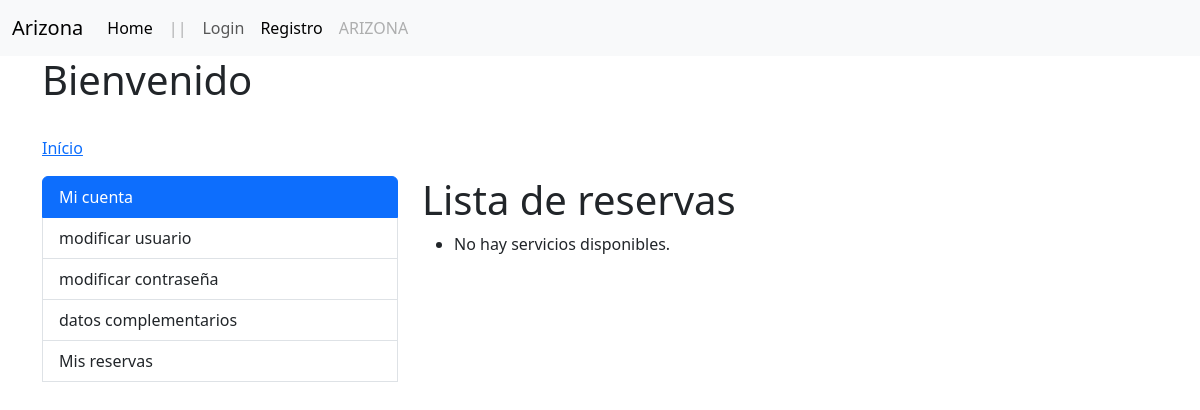
/clientes/reservas/, run on an earlier commit of the app's database.
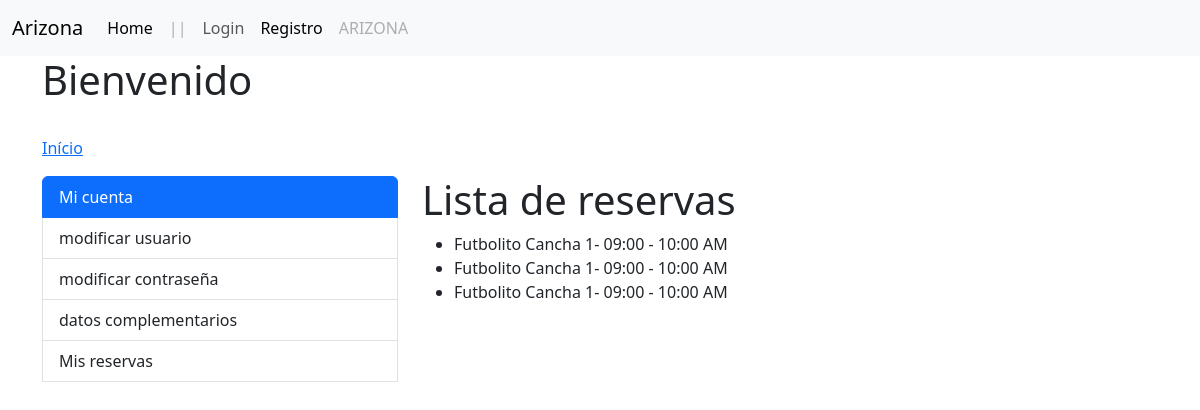
And on a later commit of the database.
### client/models.py (models this page shows, shortened)
class Reserva(models.Model):
    cliente = models.ForeignKey(Cliente, on_delete=models.CASCADE)
    agenda = models.ForeignKey(Agenda, on_delete=models.CASCADE)
    dia = models.DateField()
    confirmada = models.BooleanField(default=False)
    class Meta:
        unique_together = ('agenda', 'cliente', 'dia')

### services/models.py (models this page shows)
class Agenda(models.Model):
    cancha = models.ForeignKey(Cancha, on_delete=models.CASCADE)
    horario = models.ForeignKey(Horario, on_delete=models.CASCADE)
    disponible = models.BooleanField(default=True)
    def __str__(self):
        return f'{self.cancha.tipo} {self.cancha }- {self.horario}'
    class Meta:
        verbose_name = _('Agenda')
        verbose_name_plural = _('Agendas')
        unique_together = ('cancha', 'horario')

class Cancha(models.Model):
    NUMERACION_CHOICES = [
        ('1', 'Cancha 1'),
        ('2', 'Cancha 2'),
        ('3', 'Cancha 3'),
        ('4', 'Cancha 4'),
        ('5', 'Cancha 5'),
        ('6', 'Cancha 6'),
        ('7', 'Cancha 7'),
        ('8', 'Cancha 8'),
    ]
    numeracion = models.CharField(max_length=10, choices=NUMERACION_CHOICES)
    tipo = models.ForeignKey(TipoCancha, on_delete=models.CASCADE, related_name='canchas')
    def __str__(self):
        return f'Cancha {self.numeracion}'
    class Meta:
        verbose_name = _('Cancha')
        verbose_name_plural = _('Canchas')

class TipoCancha(models.Model):
    nombre = models.CharField(max_length=50)
    precio = models.DecimalField(max_digits=8, decimal_places=0)
    descripcion = models.TextField()
    def __str__(self):
        return self.nombre
    class Meta:
        verbose_name = _('Tipo de Cancha')
        verbose_name_plural = _('Tipos de Canchas')

class Horario(models.Model):
    AM = 'AM'
    PM = 'PM'
    HORAS_CHOICES = [
        ('09', '09:00 - 10:00'),
        ('10', '10:00 - 11:00'),
        ('11', '11:00 - 12:00'),
        ('12', '12:00 - 01:00'),
        ('16', '04:00 - 05:00'),
        ('17', '05:00 - 06:00'),
        ('18', '06:00 - 07:00'),
        ('19', '07:00 - 08:00'),
        ('20', '08:00 - 09:00'),
        ('21', '09:00 - 10:00'),
    ]
    MERIDIEM_CHOICES = [
        (AM, 'AM'),
        (PM, 'PM'),
    ]
    horario = models.CharField(max_length=10, choices=HORAS_CHOICES, unique=True)
    meridiem = models.CharField(max_length=2, choices=MERIDIEM_CHOICES, default=PM)
    def __str__(self):
        return f'{self.get_horario_display()} {self.get_meridiem_display()}'
    class Meta:
        verbose_name = _('Horario')
        verbose_name_plural = _('Horarios')

### client/views.py (the view)
# urls.py: path('reservas/', views.reserva_list, name='reserva_list'),
def reserva_list(request):
    reservas = Reserva.objects.all()
    return render(request, 'reserva/listar.html', {'reservas': reservas})

### client/templates/reserva/listar.html
{% extends "accounts/index.html" %}
{% block accounts_container %}
<h1>Lista de reservas</h1>
<ul>
  {% for reserva in reservas %}
    <li>{{reserva.agenda}}</li>
  {% empty %}
    <li>No hay servicios disponibles.</li>
  {% endfor %}
</ul>
{% endblock %}

What changed in the data, as far as the page shows it:
added Reserva: agenda "Futbolito Cancha 1- 09:00 - 10:00 AM"
added Reserva: agenda "Futbolito Cancha 1- 09:00 - 10:00 AM"
added Reserva: agenda "Futbolito Cancha 1- 09:00 - 10:00 AM"
Also different on the page:
text no longer shown: "No hay servicios disponibles."
